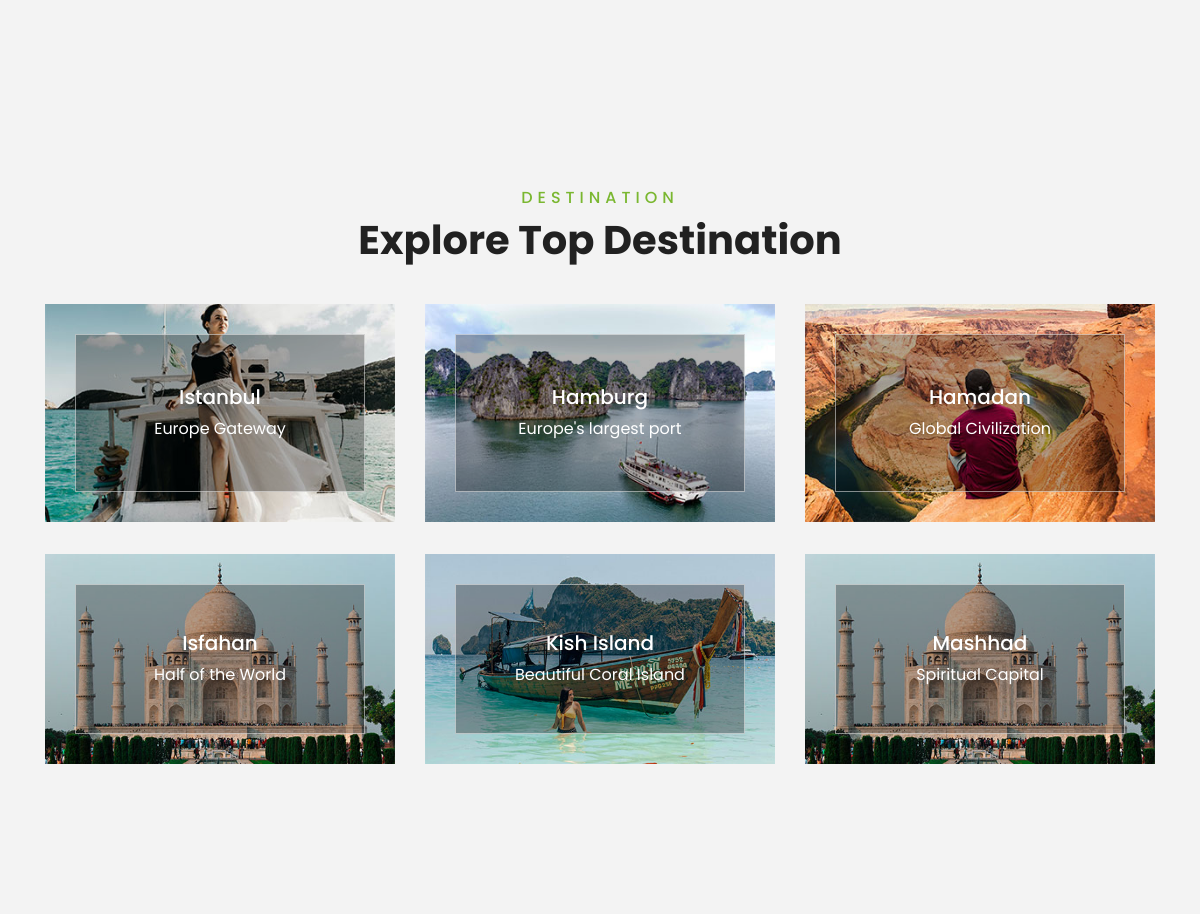
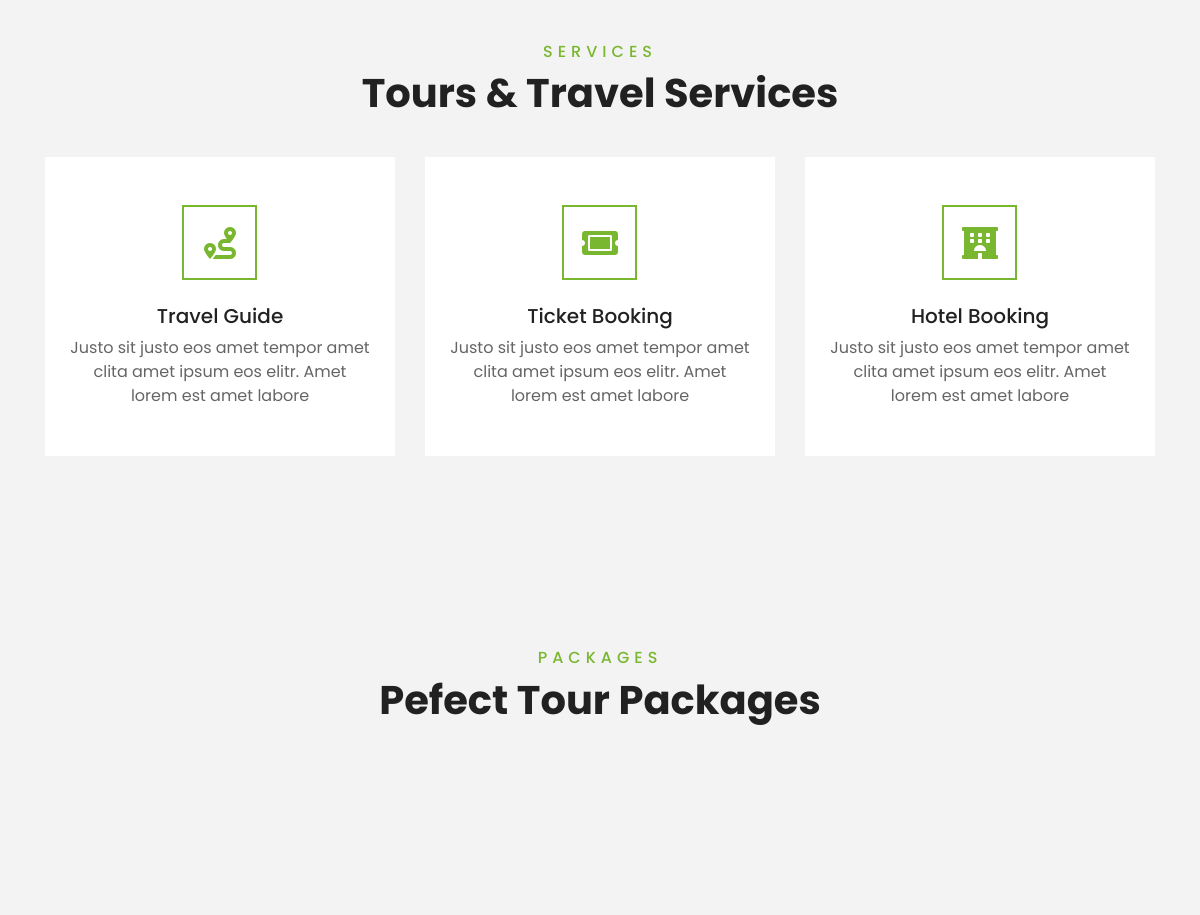
Before: / (middle part) with the older database file (2 pictures, top to bottom).
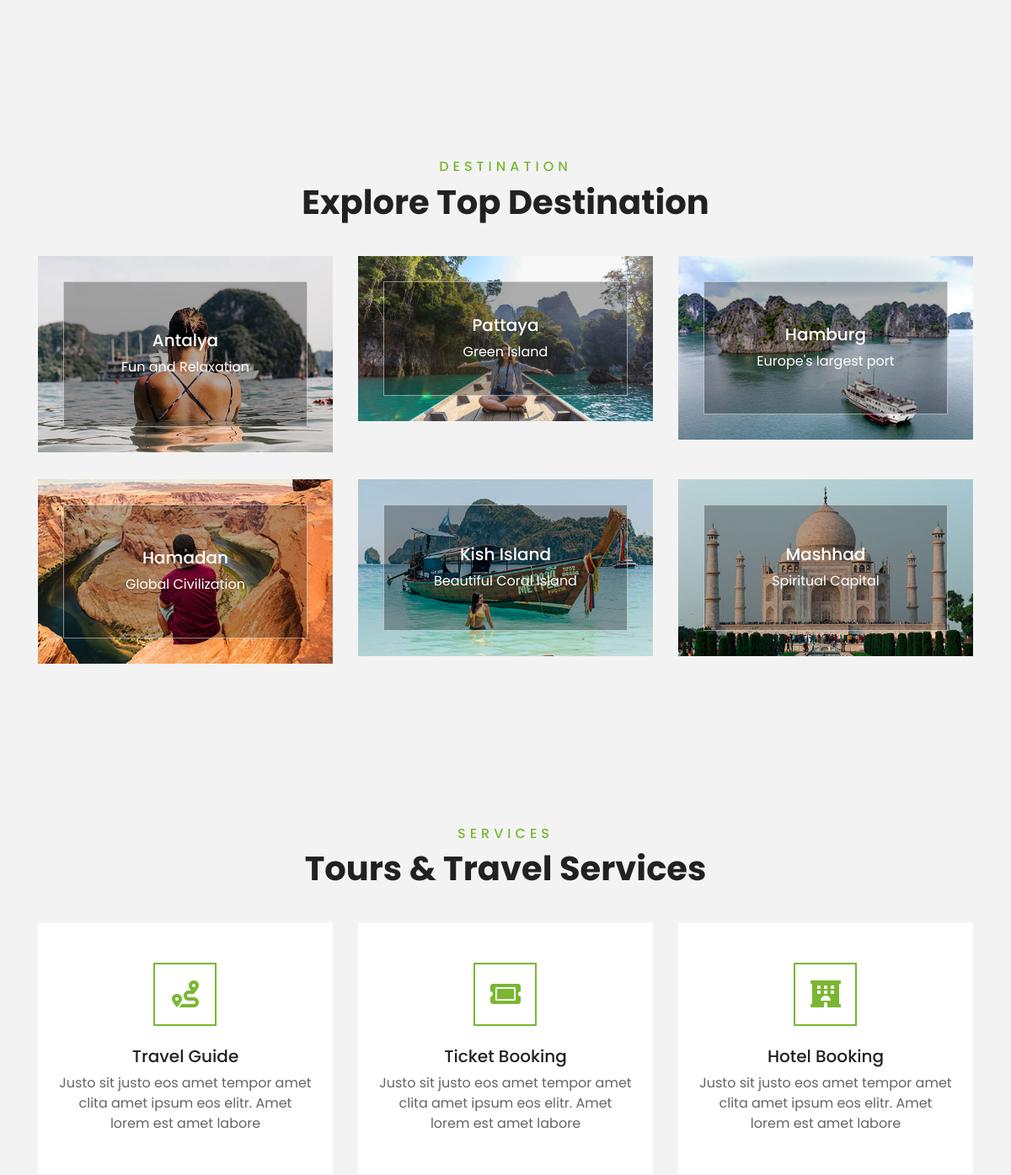
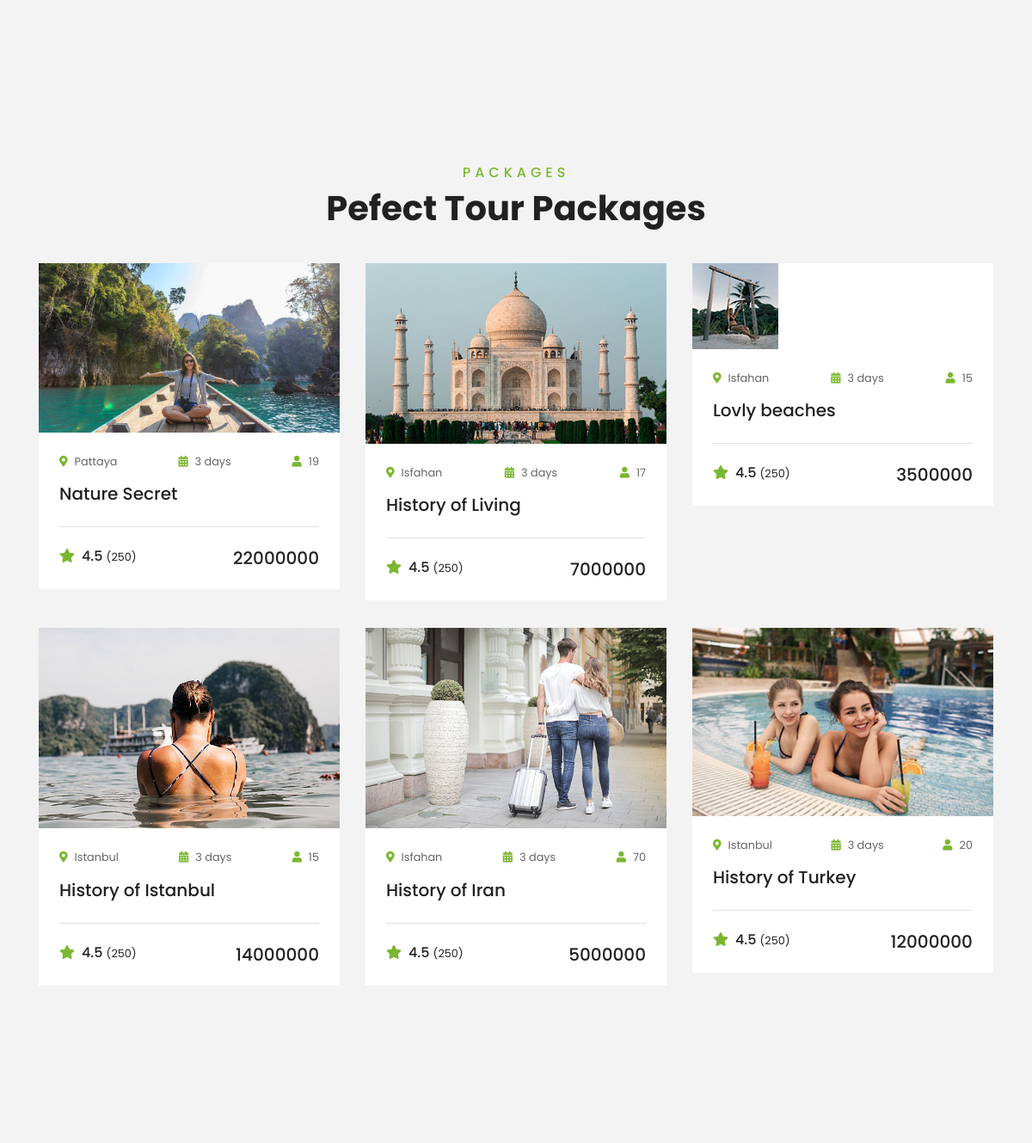
After: the same page with the newer database file (2 pictures, top to bottom).
### Home/models.py (models this page shows, shortened)
class City (models.Model):
    state = models.ForeignKey(State, on_delete=models.CASCADE)
    city = models.CharField(max_length=50)
    image = models.ImageField(upload_to='City', blank=True, null=True)
    home_page_display = models.BooleanField(default=False)
    short_description = models.CharField(max_length=25, blank=True, null=True)

class Tour (models.Model):
    name = models.CharField ( max_length=50 )
    transportGo = models.ForeignKey ( Transport,on_delete=models.CASCADE,related_name='tr_go' )
    transportBack = models.ForeignKey ( Transport,on_delete=models.CASCADE,related_name='tr_ba' )
    hotel = models.ForeignKey ( Room,on_delete=models.CASCADE )
    image = models.ImageField (upload_to='Tour', blank=True, null=True)
    userscore = models.PositiveIntegerField ( blank=True,null=True )
    description = models.TextField ( blank=True,null=True, )
    price = models.PositiveIntegerField (  )
    discount = models.fields.PositiveIntegerField ( blank=True,null=True )
    buyscore = models.PositiveIntegerField ( blank=True,null=True )
    extradition = models.ManyToManyField( Extradition,related_name='to_exno' )
    capacity = models.PositiveBigIntegerField(blank=True,null=True)
    home_page_display = models.BooleanField(default=False)
    short_description = models.CharField(max_length=50, blank=True, null=True)

class Transport (models.Model):
    transportCode = models.CharField ( max_length=15 )
    company = models.ForeignKey ( TransportCo,on_delete=models.CASCADE )
    starttime = models.DateTimeField (  )
    recivetime = models.DateTimeField (  )
    beginning = models.ForeignKey ( Terminal,on_delete=models.CASCADE,related_name='beginning' )
    distinaton = models.ForeignKey ( Terminal,on_delete=models.CASCADE,related_name='distinaton' )
    capacityadult = models.PositiveIntegerField (  )
    adultprice = models.PositiveIntegerField ( blank=True,null=True )
    childprice = models.PositiveIntegerField ( blank=True,null=True )
    babyprice = models.PositiveIntegerField ( blank=True,null=True )
    stars = models.PositiveIntegerField ( blank=True,null=True )
    discount = models.fields.PositiveIntegerField ( blank=True,null=True )
    userscore = models.PositiveIntegerField ( blank=True,null=True )
    buyscore = models.PositiveIntegerField ( blank=True,null=True )
    extradition = models.ManyToManyField( Extradition,related_name='tr_exno' )
    capacity = models.PositiveBigIntegerField(blank=True,null=True)

class Terminal (models.Model):
    TRANSPORTTYPE=(
        ('Bu','BUS'),
        ('Tr','TRAIN'),
        ('Pl','AIR_PLAN'),
    )
    type = models.CharField ( max_length=2,choices=TRANSPORTTYPE )
    city = models.ForeignKey ( City,on_delete=models.CASCADE )
    terminalname = models.CharField ( max_length=50 )

### Home/views.py (the view)
# urls.py: path('', views.index, name='index'),
def index(request):
    myCompanyInfo = MyCompanyInfo.objects.get(company_name='Behrouz Travel')
    cities = City.objects.filter(home_page_display=True).order_by('-id')[:6]
    tour = Tour.objects.filter(home_page_display=True).order_by('-id')[:6]
    context = {
        'title': myCompanyInfo.company_name,
        'email': myCompanyInfo.email,
        'phone': myCompanyInfo.phon_number,
        'facebook': myCompanyInfo.facebook,
        'twiter': myCompanyInfo.twiter,
        'linkedin': myCompanyInfo.linkedin,
        'insta': myCompanyInfo.insta,
        'utube': myCompanyInfo.utube,
        'Lang': 'De',
        'SignIn': 'Sign In',
        'SignOut': 'SignOut',
        'SignUp': 'SignUp',
        'Search': 'Search',
        'Services': 'Services',
        'Menu': 'Menu',
        'cities':cities,
        'tour':tour,
    }
    return (render(request,'Home/index.html', context))

### Home/templates/Home/index.html (shortened to what this page needs)
{% extends '_base.html' %}
{% load static %}
{% block static%}
    <link href="{% static 'lib/owlcarousel/assets/owl.carousel.min.css' %}" rel="stylesheet">
    <link href="{% static 'lib/tempusdominus/css/tempusdominus-bootstrap-4.min.css' %}" rel="stylesheet" />
    <link href="{% static 'css/style.css' %}" rel="stylesheet">
{%endblock%}
{% block body %}
    <div class="container-fluid pb-5">
        <div class="container pb-5">
        </div>
    </div>
    <div class="container-fluid py-5">
        <div class="container pt-5 pb-3">
            <div class="text-center mb-3 pb-3">
                <h6 class="text-primary text-uppercase" style="letter-spacing: 5px;">Destination</h6>
                <h1>Explore Top Destination</h1>
            </div>
            <div class="row">
            {% for c in cities %}
                <div class="col-lg-4 col-md-6 mb-4">
                    <div class="destination-item position-relative overflow-hidden mb-2">
                        <img class="img-fluid" src="{{ c.image.url }}" alt="{{ c.city }}">
                        <a class="destination-overlay text-white text-decoration-none" href="">
                            <h5 class="text-white">{{ c.city }}</h5>
                            <span>{{ c.short_description }}</span>
                        </a>
                    </div>
                </div>
            {% endfor %}
            </div>
        </div>
    </div>
    <div class="container-fluid py-5">
        <div class="container pt-5 pb-3">
            <div class="text-center mb-3 pb-3">
                <h6 class="text-primary text-uppercase" style="letter-spacing: 5px;">Services</h6>
                <h1>Tours & Travel Services</h1>
            </div>
            <div class="row">
                <div class="col-lg-4 col-md-6 mb-4">
                    <div class="service-item bg-white text-center mb-2 py-5 px-4">
                        <i class="fa fa-2x fa-route mx-auto mb-4"></i>
                        <h5 class="mb-2">Travel Guide</h5>
                        <p class="m-0">Justo sit justo eos amet tempor amet clita amet ipsum eos elitr. Amet lorem est amet labore</p>
                    </div>
                </div>
                <div class="col-lg-4 col-md-6 mb-4">
                    <div class="service-item bg-white text-center mb-2 py-5 px-4">
                        <i class="fa fa-2x fa-ticket-alt mx-auto mb-4"></i>
                        <h5 class="mb-2">Ticket Booking</h5>
                        <p class="m-0">Justo sit justo eos amet tempor amet clita amet ipsum eos elitr. Amet lorem est amet labore</p>
                    </div>
                </div>
                <div class="col-lg-4 col-md-6 mb-4">
                    <div class="service-item bg-white text-center mb-2 py-5 px-4">
                        <i class="fa fa-2x fa-hotel mx-auto mb-4"></i>
                        <h5 class="mb-2">Hotel Booking</h5>
                        <p class="m-0">Justo sit justo eos amet tempor amet clita amet ipsum eos elitr. Amet lorem est amet labore</p>
                    </div>
                </div>
            </div>
        </div>
    </div>
    <div class="container-fluid py-5">
        <div class="container pt-5 pb-3">
            <div class="text-center mb-3 pb-3">
                <h6 class="text-primary text-uppercase" style="letter-spacing: 5px;">Packages</h6>
                <h1>Pefect Tour Packages</h1>
            </div>
            <div class="row">
                {% for t in tour %}
                <div class="col-lg-4 col-md-6 mb-4">
                    <div class="package-item bg-white mb-2">
                        <img class="img-fluid" src="{{ t.image.url }}" alt="{{ t.name }}">
                        <div class="p-4">
                            <div class="d-flex justify-content-between mb-3">
                                <small class="m-0"><i class="fa fa-map-marker-alt text-primary mr-2"></i>{{ t.transportGo.distinaton.city.city }}</small>
                                <small class="m-0"><i class="fa fa-calendar-alt text-primary mr-2"></i>3 days</small>
                                <small class="m-0"><i class="fa fa-user text-primary mr-2"></i>{{ t.capacity }}</small>
                            </div>
                            <a class="h5 text-decoration-none" href="">{{ t.short_description }}</a>
                            <div class="border-top mt-4 pt-4">
                                <div class="d-flex justify-content-between">
                                    <h6 class="m-0"><i class="fa fa-star text-primary mr-2"></i>4.5 <small>(250)</small></h6>
                                    <h5 class="m-0">{{ t.price }}</h5>
                                </div>
                            </div>
                        </div>
                    </div>
                </div>
                {% endfor %}
            </div>
        </div>
    </div>
{% endblock %}

### templates/_base.html (shortened to what this page needs)
<!DOCTYPE html>
{% load static%}
<html lang="en">
<head>
    <link href="https://cdnjs.cloudflare.com/ajax/libs/font-awesome/5.10.0/css/all.min.css" rel="stylesheet">
    {% block static %}{% endblock %}
</head>
<body>
    {% block body %}{% endblock %}
</body>
</html>

Changed rows visible on the page:
no longer on this page (row edited): City: image (picture), city "Istanbul", short_description "Europe Gateway"
no longer on this page (row edited): City: image (picture), city "Isfahan", short_description "Half of the World"
now on this page (row edited): City: image (picture), city "Antalya", short_description "Fun and Relaxation"
now on this page (row edited): City: image (picture), city "Pattaya", short_description "Green Island"
added Tour: image (picture), transportGo.distinaton.city.city "Pattaya", capacity "19", short_description "Nature Secret", price "22000000"
added Tour: image (picture), transportGo.distinaton.city.city "Isfahan", capacity "17", short_description "History of Living", price "7000000"
added Tour: image (picture), transportGo.distinaton.city.city "Isfahan", capacity "15", short_description "Lovly beaches", price "3500000"
added Tour: image (picture), transportGo.distinaton.city.city "Istanbul", capacity "15", short_description "History of Istanbul", price "14000000"
added Tour: image (picture), transportGo.distinaton.city.city "Isfahan", capacity "70", short_description "History of Iran", price "5000000"
added Tour: image (picture), transportGo.distinaton.city.city "Istanbul", capacity "20", short_description "History of Turkey", price "12000000"
